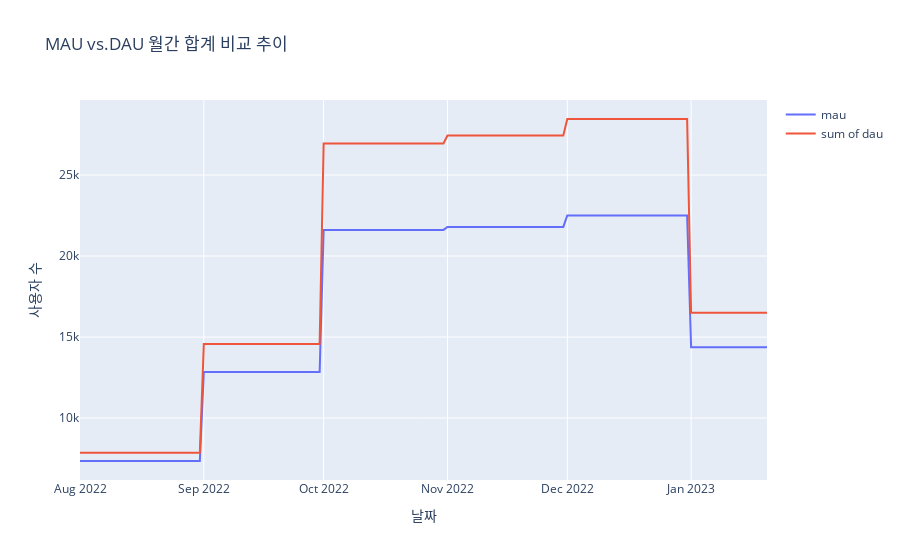

The code cell stored with this chart in its notebook:
### Code cell
import plotly.graph_objects as go

fig = go.Figure()

fig.add_trace(go.Scatter(x=df_stickiness_daumau['event_date'],
                         y=df_stickiness_daumau['mau'],
                         name='mau'
))

fig.add_trace(go.Scatter(x=df_stickiness_daumau['event_date'],
                         y=df_stickiness_daumau['sum_of_dau'],
                         name='sum of dau'
))

fig.update_layout(title_text="MAU vs.DAU 월간 합계 비교 추이")
fig.update_xaxes(title_text='날짜')
fig.update_yaxes(title_text='사용자 수')

fig.show()

### Figure 1 — Plotly figure (JSON) as saved in the notebook; plotly's stock layout.template omitted (floating-point values rounded to 4 significant figures; data arrays with more than 128 entries replaced by an {"elided": "..."} marker saying what was removed)
{"data": [{"name": "mau", "type": "scatter", "x": {"elided": "173 str values"}, "y": {"elided": "173 int values"}}, {"name": "sum of dau", "type": "scatter", "x": {"elided": "173 str values"}, "y": {"elided": "173 int values"}}], "layout": {"title": {"text": "MAU vs.DAU 월간 합계 비교 추이"}, "xaxis": {"title": {"text": "날짜"}}, "yaxis": {"title": {"text": "사용자 수"}}}}
